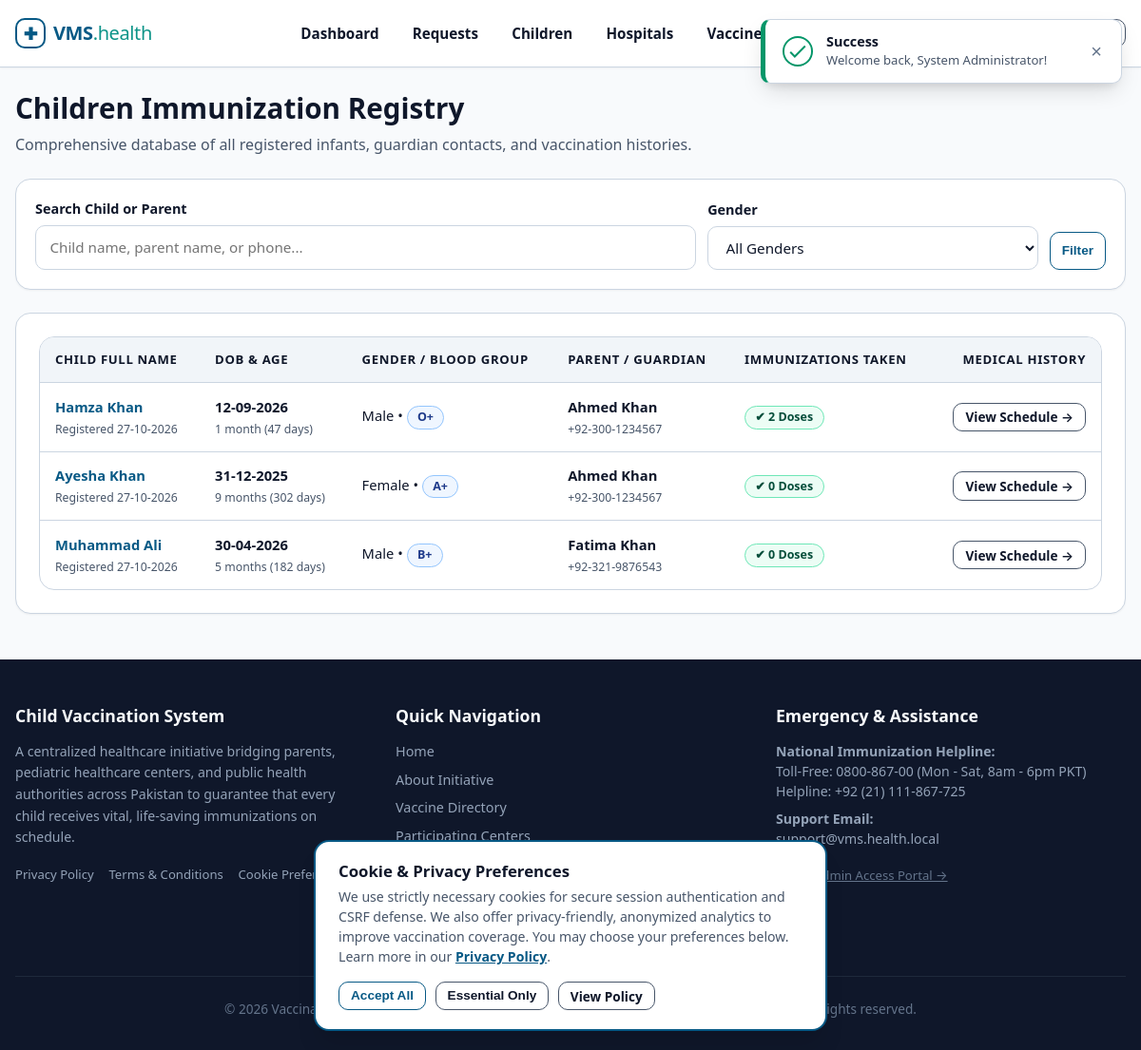
Page /vms/admin/children.php (signed in) on the earlier database version.
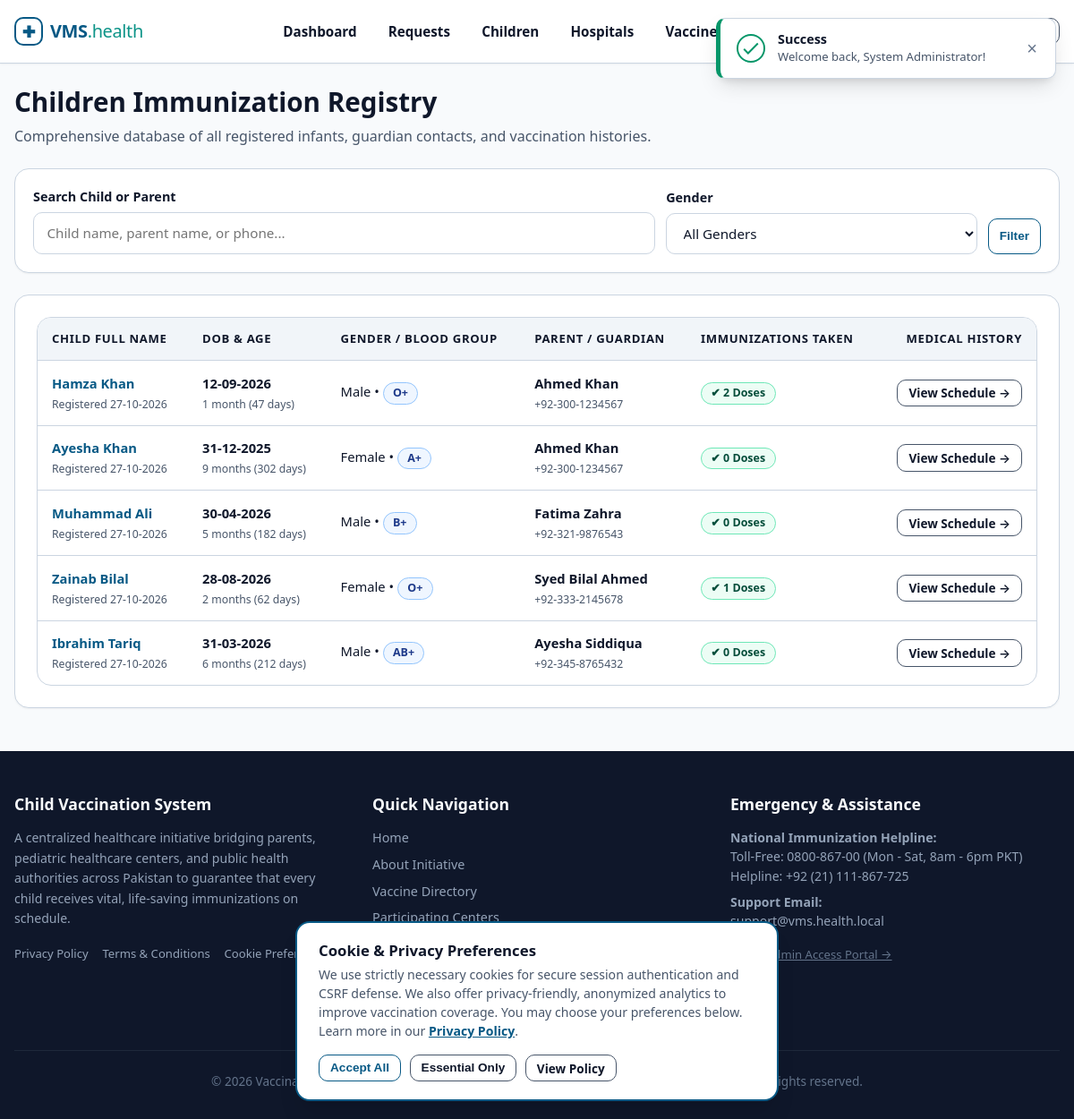
Same page on the later database version.
### tables this page shows
CREATE TABLE `children` (
  `id` INT UNSIGNED NOT NULL AUTO_INCREMENT,
  `parent_id` INT UNSIGNED NOT NULL COMMENT 'Foreign key to parents.id',
  `name` VARCHAR(100) NOT NULL COMMENT 'Child full name',
  `dob` DATE NOT NULL COMMENT 'Date of birth used for schedule calculations',
  `gender` ENUM('male', 'female', 'other') NOT NULL COMMENT 'Biological gender',
  `blood_group` VARCHAR(10) NOT NULL COMMENT 'Blood group e.g. A+, B+, O+, AB-',
  `created_at` DATETIME NOT NULL DEFAULT CURRENT_TIMESTAMP,
  PRIMARY KEY (`id`),
  KEY `idx_children_parent_id` (`parent_id`),
  KEY `idx_children_dob` (`dob`),
  CONSTRAINT `fk_children_parent` FOREIGN KEY (`parent_id`)
    REFERENCES `parents` (`id`) ON DELETE CASCADE ON UPDATE CASCADE
);

CREATE TABLE `users` (
  `id` INT UNSIGNED NOT NULL AUTO_INCREMENT,
  `name` VARCHAR(100) NOT NULL COMMENT 'Full name of user or organization representative',
  `email` VARCHAR(120) NOT NULL COMMENT 'Unique login email address',
  `password_hash` VARCHAR(255) NOT NULL COMMENT 'Bcrypt password hash produced by password_hash()',
  `role` ENUM('admin', 'parent', 'hospital') NOT NULL COMMENT 'System role controlling authorization',
  `created_at` DATETIME NOT NULL DEFAULT CURRENT_TIMESTAMP,
  PRIMARY KEY (`id`),
  UNIQUE KEY `uk_users_email` (`email`),
  KEY `idx_users_role` (`role`)
);

CREATE TABLE `parents` (
  `id` INT UNSIGNED NOT NULL AUTO_INCREMENT,
  `user_id` INT UNSIGNED NOT NULL COMMENT 'Foreign key to users.id',
  `phone` VARCHAR(25) NOT NULL COMMENT 'Primary contact number for notifications (+92)',
  `address` TEXT NOT NULL COMMENT 'Residential physical address',
  `created_at` DATETIME NOT NULL DEFAULT CURRENT_TIMESTAMP,
  PRIMARY KEY (`id`),
  UNIQUE KEY `uk_parents_user_id` (`user_id`),
  CONSTRAINT `fk_parents_user` FOREIGN KEY (`user_id`)
    REFERENCES `users` (`id`) ON DELETE CASCADE ON UPDATE CASCADE
);

### vms/includes/functions.php (called while the page is built, shortened)
<?php
function url(string $path = ''): string
{
    return BASE_URL . ltrim($path, '/');
}
function e($value): string
{
    return htmlspecialchars((string)$value, ENT_QUOTES, 'UTF-8');
}
function formatDate(?string $dateString, string $format = 'd-m-Y'): string
{
    $timestamp = strtotime($dateString);
    return date($format, $timestamp);
}
function calculateAgeInDays(string $dob): int
{
    try {
        $birthDate = new DateTime($dob);
        $today = new DateTime('today');
        $interval = $birthDate->diff($today);
        return $interval->invert === 1 ? 0 : (int)$interval->days;
    } catch (Exception $e) {
        return 0;
    }
}
function formatAge(string $dob): string
{
    try {
        $birthDate = new DateTime($dob);
        $today = new DateTime('today');
        $diff = $birthDate->diff($today);
        if ($diff->m > 0) {
            return $diff->m . ' month' . ($diff->m > 1 ? 's' : '');
        }
        return $diff->d . ' day' . ($diff->d > 1 ? 's' : '');
    } catch (Exception $e) {
        return 'Unknown';
    }
}

### vms/admin/children.php (the view, shortened to what the changed rows need)
<?php
require_once __DIR__ . '/../includes/functions.php';
$pdo = getDBConnection();
    ?>
    <?php
$sql = 'SELECT c.*,
               p.phone AS parent_phone,
               u.name AS parent_name, u.email AS parent_email,
               (SELECT COUNT(*) FROM bookings b WHERE b.child_id = c.id AND b.vaccination_status = "vaccinated") AS doses_completed
        FROM children c
        JOIN parents p ON c.parent_id = p.id
        JOIN users u ON p.user_id = u.id
        WHERE 1=1';
$params = [];
$sql .= ' ORDER BY c.created_at DESC';
$stmt = $pdo->prepare($sql);
$stmt->execute($params);
$childrenList = $stmt->fetchAll();
require_once __DIR__ . '/../includes/header.php';
?>
<div class="container">
    <div style="margin-bottom: 1.5rem;">
        <h1>Children Immunization Registry</h1>
    </div>
    <div class="card">
        <?php if (empty($childrenList)): ?>
            <div style="text-align: center; padding: 2.5rem; color: var(--text-muted);">
                <p>No child records match your criteria.</p>
            </div>
        <?php else: ?>
            <div class="table-responsive">
                <table class="table">
                    <thead>
                        <tr>
                            <th>Child Full Name</th>
                            <th>DOB & Age</th>
                            <th>Gender / Blood Group</th>
                            <th>Parent / Guardian</th>
                            <th>Immunizations Taken</th>
                            <th style="text-align: right;">Medical History</th>
                        </tr>
                    </thead>
                    <tbody>
                        <?php foreach ($childrenList as $ch): ?>
                            <tr>
                                <td>
                                    <strong><a href="<?= url('admin/children.php?id=' . (int)$ch['id']); ?>"><?= e($ch['name']); ?></a></strong><br>
                                    <small style="color: var(--text-muted);">Registered <?= formatDate($ch['created_at']); ?></small>
                                </td>
                                <td>
                                    <strong><?= formatDate($ch['dob']); ?></strong><br>
                                    <small style="color: var(--text-muted);"><?= formatAge($ch['dob']); ?> (<?= calculateAgeInDays($ch['dob']); ?> days)</small>
                                </td>
                                <td>
                                    <span><?= ucfirst($ch['gender']); ?></span> &bull;
                                    <span class="badge badge-info"><?= e($ch['blood_group']); ?></span>
                                </td>
                                <td>
                                    <strong><?= e($ch['parent_name']); ?></strong><br>
                                    <small style="color: var(--text-muted);"><?= e($ch['parent_phone']); ?></small>
                                </td>
                                <td>
                                    <span class="badge badge-success">&#10004; <?= (int)$ch['doses_completed']; ?> doses</span>
                                </td>
                                <td style="text-align: right;">
                                    <a href="<?= url('admin/children.php?id=' . (int)$ch['id']); ?>" class="btn btn-outline btn-sm">
                                        View Schedule &rarr;
                                    </a>
                                </td>
                            </tr>
                        <?php endforeach; ?>
                    </tbody>
                </table>
            </div>
        <?php endif; ?>
    </div>
</div>
<?php require_once __DIR__ . '/../includes/footer.php'; ?>

Differences in the rows shown:
changed through a linked row, children "Muhammad Ali": users.name "Fatima Khan" → "Fatima Zahra"
added children: name "Zainab Bilal", created_at "27-10-2026", dob "28-08-2026", dob "2 months", dob "62", gender "Female", blood_group "O+", users.name "Syed Bilal Ahmed", parent.phone "+92-333-2145678", doses_completed "1"
added children: name "Ibrahim Tariq", created_at "27-10-2026", dob "31-03-2026", dob "6 months", dob "212", gender "Male", blood_group "AB+", users.name "Ayesha Siddiqua", parent.phone "+92-345-8765432", doses_completed "0"
